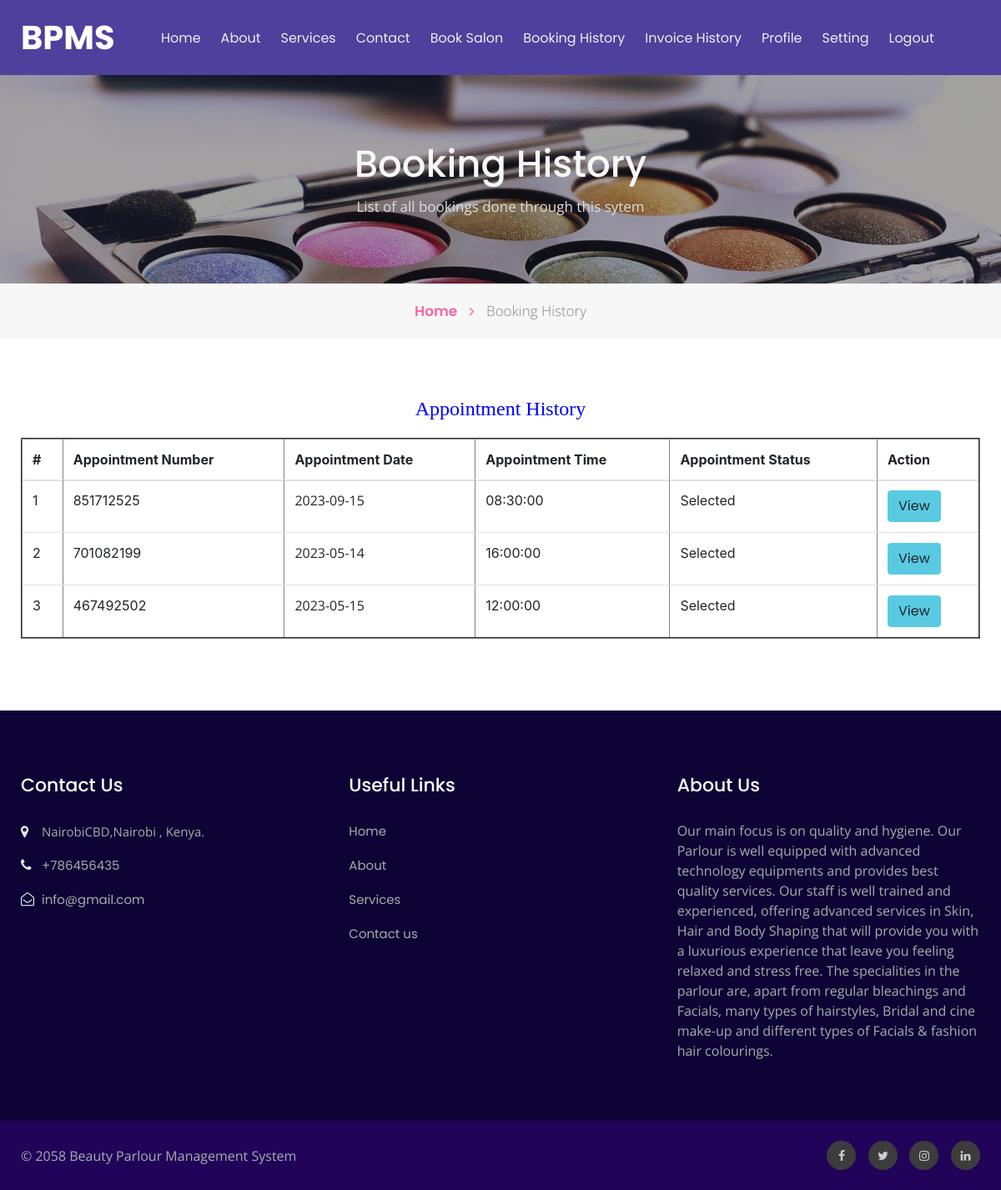
Page /booking-history.php (signed in) on the committed database.
### tables this page shows
CREATE TABLE `tblbook` (
  `ID` int(10) NOT NULL,
  `UserID` int(10) DEFAULT NULL,
  `AptNumber` int(10) DEFAULT NULL,
  `AptDate` date DEFAULT NULL,
  `AptTime` time DEFAULT NULL,
  `Message` mediumtext DEFAULT NULL,
  `BookingDate` timestamp NULL DEFAULT current_timestamp(),
  `Remark` varchar(250) DEFAULT NULL,
  `Status` varchar(250) DEFAULT NULL,
  `RemarkDate` timestamp NULL DEFAULT NULL ON UPDATE current_timestamp()
);

CREATE TABLE `tblpage` (
  `ID` int(10) NOT NULL,
  `PageType` varchar(200) DEFAULT NULL,
  `PageTitle` mediumtext DEFAULT NULL,
  `PageDescription` mediumtext DEFAULT NULL,
  `Email` varchar(200) DEFAULT NULL,
  `MobileNumber` bigint(10) DEFAULT NULL,
  `UpdationDate` date DEFAULT NULL,
  `Timing` varchar(200) NOT NULL
);

### booking-history.php (the view, shortened to what this page needs)
<?php
include('includes/dbconnection.php');
if (strlen($_SESSION['bpmsuid']==0)) {
  header('location:logout.php');
  } else{
  ?>
<!doctype html>
<html lang="en">
  <head>
    <link rel="stylesheet" href="assets/css/style-starter.css">
  </head>
  <body id="home">
<?php include_once('includes/header.php');?>
<section class="w3l-inner-banner-main">
    <div class="about-inner contact ">
        <div class="container">
            <div class="main-titles-head text-center">
            <h3 class="header-name ">
 Booking History
            </h3>
            <p class="tiltle-para ">List of all bookings done through this sytem</p>
        </div>
</div>
</div>
<div class="breadcrumbs-sub">
<div class="container">
<ul class="breadcrumbs-custom-path">
    <li class="right-side propClone"><a href="index.php" class="">Home <span class="fa fa-angle-right" aria-hidden="true"></span></a> <p></li>
    <li class="active ">
        Booking History</li>
</ul>
</div>
</div>
</section>
<section class="w3l-contact-info-main" id="contact">
    <div class="contact-sec	">
        <div class="container">
            <div>
                <div class="cont-details">
                   <div class="table-content table-responsive cart-table-content m-t-30">
                    <h4 style="padding-bottom: 20px;text-align: center;color: blue;">Appointment History</h4>
                        <table border="2" class="table">
                            <thead class="gray-bg" >
                                <tr>
                                    <th>#</th>
                                <th>Appointment Number</th>
                                <th>Appointment Date</th>
                                <th>Appointment Time</th>
                                <th>Appointment Status</th>
                                <th>Action</th>
                                </tr>
                            </thead>
                            <tbody>
                                <tr>
                                    <?php
                                   $userid= $_SESSION['bpmsuid'];
 $query=mysqli_query($con,"select tbluser.ID as uid, tbluser.FirstName,tbluser.LastName,tbluser.Email,tbluser.MobileNumber,tblbook.ID as bid,tblbook.AptNumber,tblbook.AptDate,tblbook.AptTime,tblbook.Message,tblbook.BookingDate,tblbook.Status from tblbook join tbluser on tbluser.ID=tblbook.UserID where tbluser.ID='$userid'");
$cnt=1;
              while($row=mysqli_fetch_array($query))
              { ?>
               <tr>
    <td><?php echo $cnt;?></td>
<td><?php echo $row['AptNumber'];?></td>
<td><p> <?php echo $row['AptDate']?> </p></td>
<td><?php echo $row['AptTime']?></td>
<td><?php $status=$row['Status'];
if($status==''){
 echo "Waiting for confirmation";
} else{
echo $status;
}
?>  </td>
<td><a href="appointment-detail.php?aptnumber=<?php echo $row['AptNumber'];?>" class="btn btn-primary">View</a></td>
</tr><?php $cnt=$cnt+1; } ?>
                            </tbody>
                        </table>
                    </div> </div>
    </div>
    </div></div>
</section>
<?php include_once('includes/footer.php');?>
</body>
</html><?php } ?>

### includes/footer.php (shortened to what this page needs)
<section class="w3l-footer-29-main">
    <div class="footer-29 py-5">
      <div class="container py-lg-4">
        <div class="row footer-top-29">
          <div class="col-lg-4 col-md-6 col-sm-8 footer-list-29 footer-1">
            <h6 class="footer-title-29">Contact Us</h6>
            <ul>
              <?php
$ret=mysqli_query($con,"select * from tblpage where PageType='contactus' ");
while ($row=mysqli_fetch_array($ret)) {
?>
              <li>
                <span class="fa fa-map-marker"></span> <p><?php  echo $row['PageDescription'];?>.</p>
              </li>
              <li><span class="fa fa-phone"></span><a href="#"> +<?php  echo $row['MobileNumber'];?></a></li>
              <li><span class="fa fa-envelope-open-o"></span><a href="mailto:infosecotw@gmail.com" class="mail">
                  <?php  echo $row['Email'];?></a></li><?php } ?>
            </ul>
          </div>
          <div class="col-lg-4 col-md-6 col-sm-4 footer-list-29 footer-2 ">
            <ul>
              <h6 class="footer-title-29">Useful Links</h6>
              <li><a href="index.php">Home</a></li>
              <li><a href="about.php">About</a></li>
              <li><a href="services.php"> Services</a></li>
              <li><a href="contact.php">Contact us</a></li>
            </ul>
          </div>
          <div class="col-lg-4 col-md-6 col-sm-7 footer-list-29 footer-4">
            <?php
$ret=mysqli_query($con,"select * from tblpage where PageType='aboutus' ");
while ($row=mysqli_fetch_array($ret)) {
?>
            <h6 class="footer-title-29"><?php  echo $row['PageTitle'];?> </h6>
            <p><?php  echo $row['PageDescription'];?></p><?php } ?>
          </div>
        </div>
      </div>
    </div>
  </section>
  <section class="w3l-footer-29-main w3l-copyright">
    <div class="container">
      <div class="row bottom-copies">
        <p class="col-lg-8 copy-footer-29">© 2058  Beauty Parlour Management System </p>
        <div class="col-lg-4 main-social-footer-29">
          <a href="#facebook" class="facebook"><span class="fa fa-facebook"></span></a>
          <a href="#twitter" class="twitter"><span class="fa fa-twitter"></span></a>
          <a href="#instagram" class="instagram"><span class="fa fa-instagram"></span></a>
          <a href="#linkedin" class="linkedin"><span class="fa fa-linkedin"></span></a>
        </div>
      </div>
    </div>
  </section>

### rows in the picture
tblbook: AptNumber "851712525", AptDate "2023-09-15", AptTime "08:30:00", Status "Selected"
tblbook: AptNumber "701082199", AptDate "2023-05-14", AptTime "16:00:00", Status "Selected"
tblbook: AptNumber "467492502", AptDate "2023-05-15", AptTime "12:00:00", Status "Selected"
tblpage: PageDescription "NairobiCBD,Nairobi , Kenya", MobileNumber "786456435", Email "info@gmail.com"
tblpage: PageTitle "About Us", PageDescription "Our main focus is on quality and hygiene. Our Parlour is well equipped with advanced technology equipments and provides best quality services. Our staff is well trained and experienced, offering advanced services in Skin, Hair and Body Shaping that will provide you with a luxurious experience that leave you feeling relaxed and stress free. The specialities in the parlour are, apart from regular bleachings and Facials, many types of hairstyles, Bridal and cine make-up and different types of Facials & fashion hair colourings."
